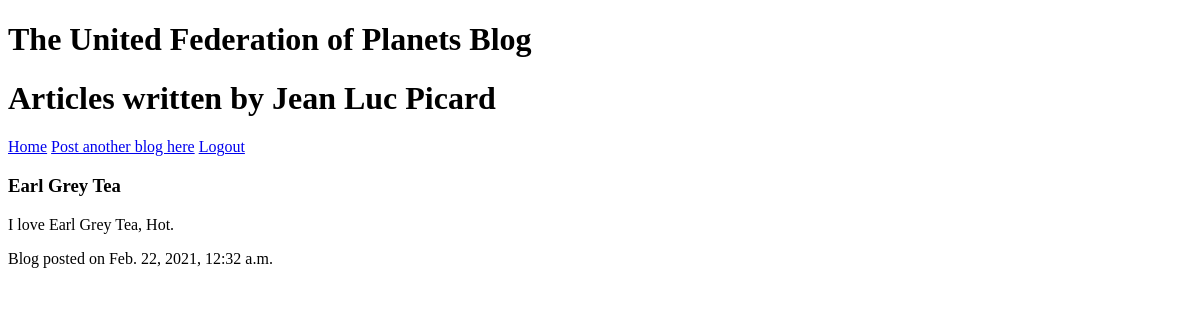
Page /author/1/ (signed in) on the earlier database version.
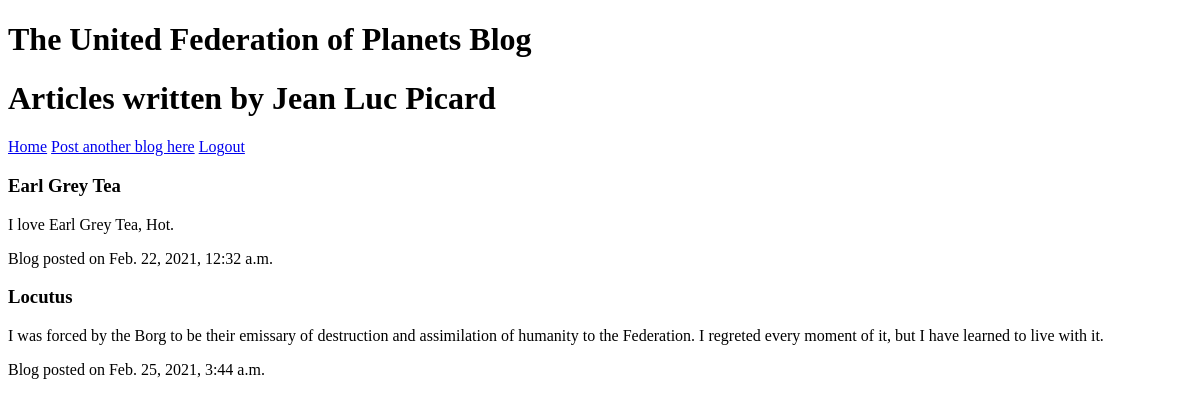
Same page on the later database version.
### blog_app/models.py (models this page shows)
class Blog(models.Model):
    title = models.CharField(max_length=30)
    body = models.TextField()
    date = models.DateTimeField(default=timezone.now)
    author_name = models.ForeignKey(Author, on_delete=models.CASCADE)
    def __str__(self):
        return self.title

### blog_app/views.py (the view)
# urls.py: path('author/<int:id>/', views.author_detail, name='author')
@login_required
def author_detail(request, id):
    html = "author.html"
    author = Author.objects.get(id=id)
    author = request.user
    blogs = Blog.objects.filter(author_name=author)
    context = {'author': author, 'blogs': blogs}
    return render(request, html, context)

### blog_app/models.py (called while the page is built)
    def __str__(self):
        return self.author

### blog_app/templates/author.html
{% extends "base.html" %}
{% block body %}
<h1>Articles written by {{author}}</h1>
<a href="{% url 'homepage' %}">Home</a>
<a href="{% url 'blog' %}">Post another blog here</a>
<a href="{% url 'logout' %}">Logout</a>
{% for blog in blogs %}
<h3>{{blog}}</h3>
<p>{{blog.body}}</p>
<p>Blog posted on {{blog.date}}</p>
{% endfor %}
{% endblock %}

Differences in the rows shown:
added Blog: title "Locutus", body "I was forced by the Borg to be their emissary of destruction and assimilation of humanity to the Federation. I regreted every moment of it, but I have learned to live with it.", date "Feb. 25, 2021, 3:44 a.m."
